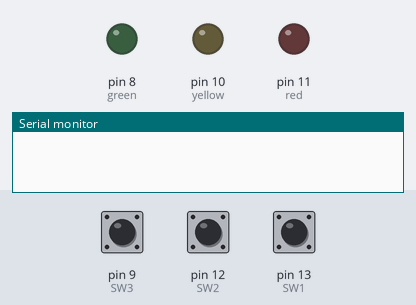
Bench run of a program on a simulated Arduino Uno, built with avr-gcc and run on an emulated ATmega328P. Parts: output pins drawn as LEDs (lit = HIGH), the last lines printed to the serial monitor. The inputs (shaded band) are chosen by the test bench; at power-on: pin 9 (SW3) HIGH, pin 12 (SW2) HIGH, pin 13 (SW1) HIGH.

Above: at 1.2 s.
1.3 s: pin 9 (SW3) pulled LOW for 0.15 s
At 2.2 s:
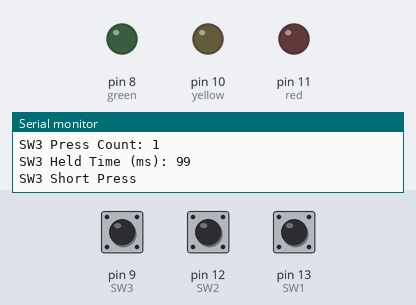
2.9 s: pin 12 (SW2) pulled LOW for 0.15 s
At 3.4 s:
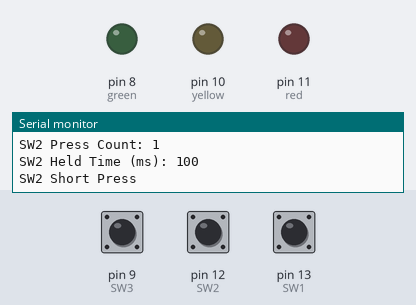
4.5 s: pin 13 (SW1) pulled LOW for 0.15 s
At 5.8 s:
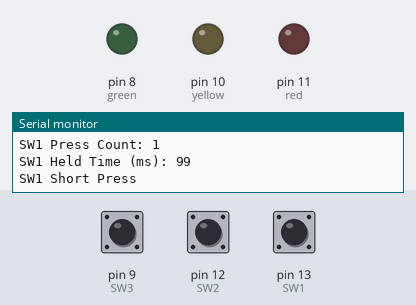
6.1 s: pin 9 (SW3) pulled LOW for 3.2 s
At 7.0 s:
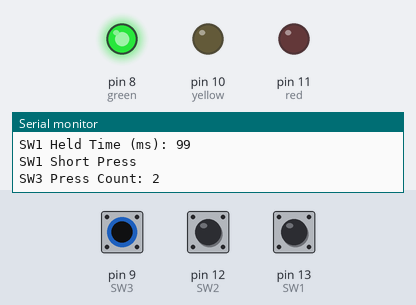
10.8 s: pin 12 (SW2) pulled LOW for 3.2 s
At 11.8 s:
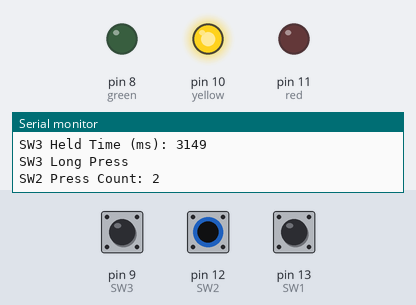
15.5 s: pin 13 (SW1) pulled LOW for 3.2 s
At 16.5 s:
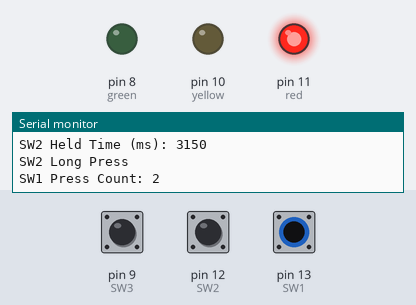
Timing chart, 0 to 20.2 s (numbered marks = the images above; inputs shaded):
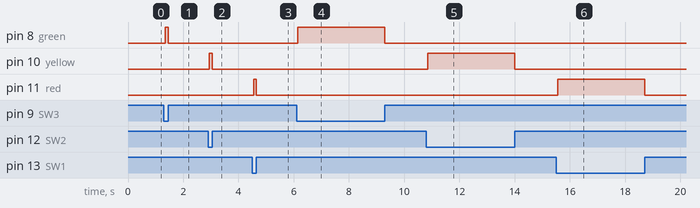

Measured:
- after the input at 1.3 s, pin 8 (green): LOW → HIGH after 0.05 s, → LOW 0.10 s later
- after the input at 2.9 s, pin 10 (yellow): LOW → HIGH after 0.05 s, → LOW 0.10 s later
- after the input at 4.5 s, pin 11 (red): LOW → HIGH after 0.05 s, → LOW 0.10 s later
- after the input at 6.1 s, pin 8 (green): LOW → HIGH after 0.05 s, → LOW 3.2 s later
- after the input at 10.8 s, pin 10 (yellow): LOW → HIGH after 0.05 s, → LOW 3.2 s later
- after the input at 15.5 s, pin 11 (red): LOW → HIGH after 0.05 s, → LOW 3.2 s later

The program:

main.cpp
```cpp
#include <Arduino.h>

int flagPressed = 0;
const int SW1 = 13;
const int SW2 = 12;
const int SW3 = 9;

const int red = 11;
const int yellow = 10;
const int green = 8;

// Vars to store button press counts
int sw1Count = 0;
int sw2Count = 0;
int sw3Count = 0;

// Vars to store the last button states
int lastSW1State = 1;
int lastSW2State = 1;
int lastSW3State = 1;

// Vars to store the time when each button is pressed
unsigned long sw1PressTime = 0;
unsigned long sw2PressTime = 0;
unsigned long sw3PressTime = 0;

// Constants for defining short and long press
const unsigned long SHORT_PRESS_MAX = 2000; // 2 seconds

void setup()
{
  // //TASK1
  // pinMode(13, OUTPUT);

  pinMode(SW1, INPUT_PULLUP);
  pinMode(SW2, INPUT_PULLUP);
  pinMode(SW3, INPUT_PULLUP);

  pinMode(red, OUTPUT);
  pinMode(yellow, OUTPUT);
  pinMode(green, OUTPUT);

  // Initialize serial communication for debugging
  Serial.begin(9600);
}

void loop()
{
  // TASK1
  //  turn the LED on
  //  digitalWrite(13, 1); // turn the LED on
  //  delay(1000);            // wait for a second
  //  digitalWrite(13, 0);  // turn the LED off
  //  delay(1000);

  //  Read the current state of the buttons
  int currentSW1State = digitalRead(SW1);
  int currentSW2State = digitalRead(SW2);
  int currentSW3State = digitalRead(SW3);

  // TASK 2,3
  //  Handling SW1 button press and release
  if (lastSW1State == HIGH && currentSW1State == LOW)
  {
    delay(50); // Debouncing
    if (digitalRead(SW1) == LOW)
    {
      sw1Count++;
      Serial.print("SW1 Press Count: ");
      Serial.println(sw1Count);
      sw1PressTime = millis(); // Capture the time when button is pressed
    }
  }
  else if (lastSW1State == LOW && currentSW1State == HIGH)
  {
    unsigned long sw1ReleaseTime = millis();
    unsigned long sw1HeldTime = sw1ReleaseTime - sw1PressTime;
    Serial.print("SW1 Held Time (ms): ");
    Serial.println(sw1HeldTime);

    // TASK4
    //  Check if the press is short or long
    if (sw1HeldTime <= SHORT_PRESS_MAX)
    {
      Serial.println("SW1 Short Press");
    }
    else if (sw1HeldTime > SHORT_PRESS_MAX)
    {
      Serial.println("SW1 Long Press");
    }
  }

  // TASK 2,3
  //  Handling SW2 button press and release
  if (lastSW2State == HIGH && currentSW2State == LOW)
  {
    delay(50); // Debouncing
    if (digitalRead(SW2) == LOW)
    {
      sw2Count++;
      Serial.print("SW2 Press Count: ");
      Serial.println(sw2Count);
      sw2PressTime = millis(); // Capture the time when button is pressed
    }
  }
  else if (lastSW2State == LOW && currentSW2State == HIGH)
  {
    unsigned long sw2ReleaseTime = millis();
    unsigned long sw2HeldTime = sw2ReleaseTime - sw2PressTime;
    Serial.print("SW2 Held Time (ms): ");
    Serial.println(sw2HeldTime);

    // TASK4
    //  Check if the press is short or long
    if (sw2HeldTime <= SHORT_PRESS_MAX)
    {
      Serial.println("SW2 Short Press");
    }
    else if (sw2HeldTime > SHORT_PRESS_MAX)
    {
      Serial.println("SW2 Long Press");
    }
  }
  // TASK 2,3
  //  Handling SW3 button press and release
  if (lastSW3State == HIGH && currentSW3State == LOW)
  {
    delay(50); // Debouncing
    if (digitalRead(SW3) == LOW)
    {
      sw3Count++;
      Serial.print("SW3 Press Count: ");
      Serial.println(sw3Count);
      sw3PressTime = millis(); // Capture the time when button is pressed
    }
  }
  else if (lastSW3State == LOW && currentSW3State == HIGH)
  {
    unsigned long sw3ReleaseTime = millis();
    unsigned long sw3HeldTime = sw3ReleaseTime - sw3PressTime;
    Serial.print("SW3 Held Time (ms): ");
    Serial.println(sw3HeldTime);

    // TASK4
    //  Check if the press is short or long
    if (sw3HeldTime <= SHORT_PRESS_MAX)
    {
      Serial.println("SW3 Short Press");
    }
    else if (sw3HeldTime > SHORT_PRESS_MAX)
    {
      Serial.println("SW3 Long Press");
    }
  }

  // Update the last button states
  lastSW1State = currentSW1State;
  lastSW2State = currentSW2State;
  lastSW3State = currentSW3State;

  // Control the LEDs based on button presses
  digitalWrite(red, currentSW1State == LOW ? HIGH : LOW);
  digitalWrite(yellow, currentSW2State == LOW ? HIGH : LOW);
  digitalWrite(green, currentSW3State == LOW ? HIGH : LOW);
}
```
